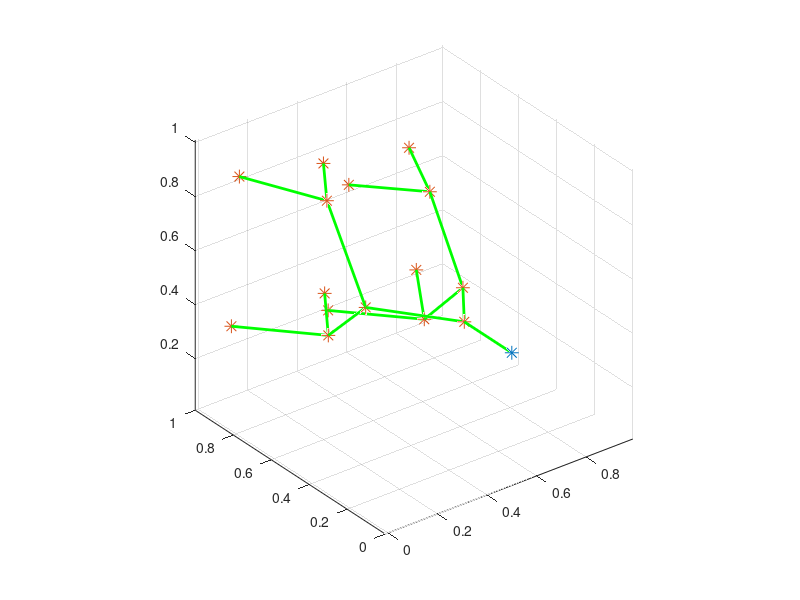

MATLAB code to generate this figure: (Note: this script raises an error after producing the figure.)
% Octave script to generate a tree network with the desired order of
% bifurcations. The network bifurcates the first time along the z 
% direction, the second on the x direction, and so on, proceeding 
% along the y direction. It also provide a random effect on the 
% final position of each node, but the first two, that are fixed.
% The network is contained in a 3D cube with unitary side.
% 
% Input parameters:
%	n = number of the order of bifurcation (at least 2 to obtain
%		a Y configuration.
%	re = random effect to apply to the nodes. When the new node 
%		is generated, a draw, multiplied by re, from a uniform 
%		between -1 and 1 is added to each coordinate. We perform
%		checks not to go out of bounds
%	out_filanem = name of the output file. Please, always put it 
%		in the data/ folder. The output only stores a list of 
%		edges: each row displays 'coordinates of source', 
%		'coordinates of target'

close all
clear all
clc

% Number of order of bifurcation
n = 4;
% Setting random effect
re = 0.05;
% Output file name
out_filename = 'data/bifurcation_network.txt'

% Box lenght: unitary
L = 1;
% Initial point:
init = [0.5,0,0.5];

% y step size:
h_y = L/n;
% x step size:
h_x = L/(n-1);
% z step size
h_z = L/(n-2);

% Storing the points: (iteration 0)
points = init;

% First step: linear till the first next point (iteration 1)
new_point = [ init(1), init(2)+h_y, init(3)];
points = [points, new_point];   % I use the notation 'source' 'target'
% From the second iteration
for i = 2:n
    new_points = [];
    num_old_point_to_bifurcate = 2^(i-2);    
    for j = 0:num_old_point_to_bifurcate-1 %to set the indices in the proper way
    %If it is a an odd iteration, split on plane z
    if mod(i,2) == 0
        new_point1 = [points(end-j,4) - h_x/2 + re*(-1+2*rand(1)), ...
                      points(end-j,5) + h_y + re*(-1+2*rand(1)), ...
                      points(end-j,6) + re*(-1+2*rand(1))];
        new_point2 = [points(end-j,4) + h_x/2 + re*(-1+2*rand(1)), ...
                      points(end-j,5) + h_y + re*(-1+2*rand(1)), ...
                      points(end-j,6) + re*(-1+2*rand(1))];
    end
    % If it is an even iteration, split on plane x
    if mod(i,2) == 1
        new_point1 = [points(end-j,4) + re*(-1+2*rand(1)), ...
                      points(end-j,5) + h_y + re*(-1+2*rand(1)), ....
                      points(end-j,6) - h_z/2 + re*(-1+2*rand(1))];
        new_point2 = [points(end-j,4) + re*(-1+2*rand(1)), ...
                      points(end-j,5) + h_y + re*(-1+2*rand(1)), ...
                      points(end-j,6) + h_z/2 + re*(-1+2*rand(1))];
    end
    % Now we control wheter the new points are out of bound
    for k = 1:3
        if new_point1(1,k) - 1 < -1 %coordinate < 0
            new_point1(1,k) = 0;
        elseif new_point1(1,k) - 1 > 0 %coordinate > 1
            new_point1(1,k) = 1;
        end
        if new_point2(1,k) -1 < -1 %coordinate < 0
            new_point2(1,k) = 0;
        elseif new_point2(1,k) - 1 > 0 %coordinate > 1
            new_point2(1,k) = 1;            
        end
    end
    % Storing temporary points
    new_points = [new_points; points(end-j,4:6), new_point1];
    new_points = [new_points; points(end-j,4:6), new_point2];
    end
    % Storing all new points of this iteration
    points = [points; new_points];
end

% Plotting first point
plot3(points(1,1), points(1,2), points(1,3), '*', 'MarkerSize', 10)
% Plotting all other points
hold on
plot3(points(:,4), points(:,5), points(:,6), '*', 'MarkerSize', 10)
% Plotting the edge
for i = 1:size(points,1)
	plot3(points(i,[1,4]), points(i,[2,5]), points(i,[3,6]), '-g', 'LineWidth', 2)
end
grid on
axis equal

% Printing the output on a txt file
dlmwrite(out_filename, points, 'delimiter', '\t', 'precision', '%.8f');
